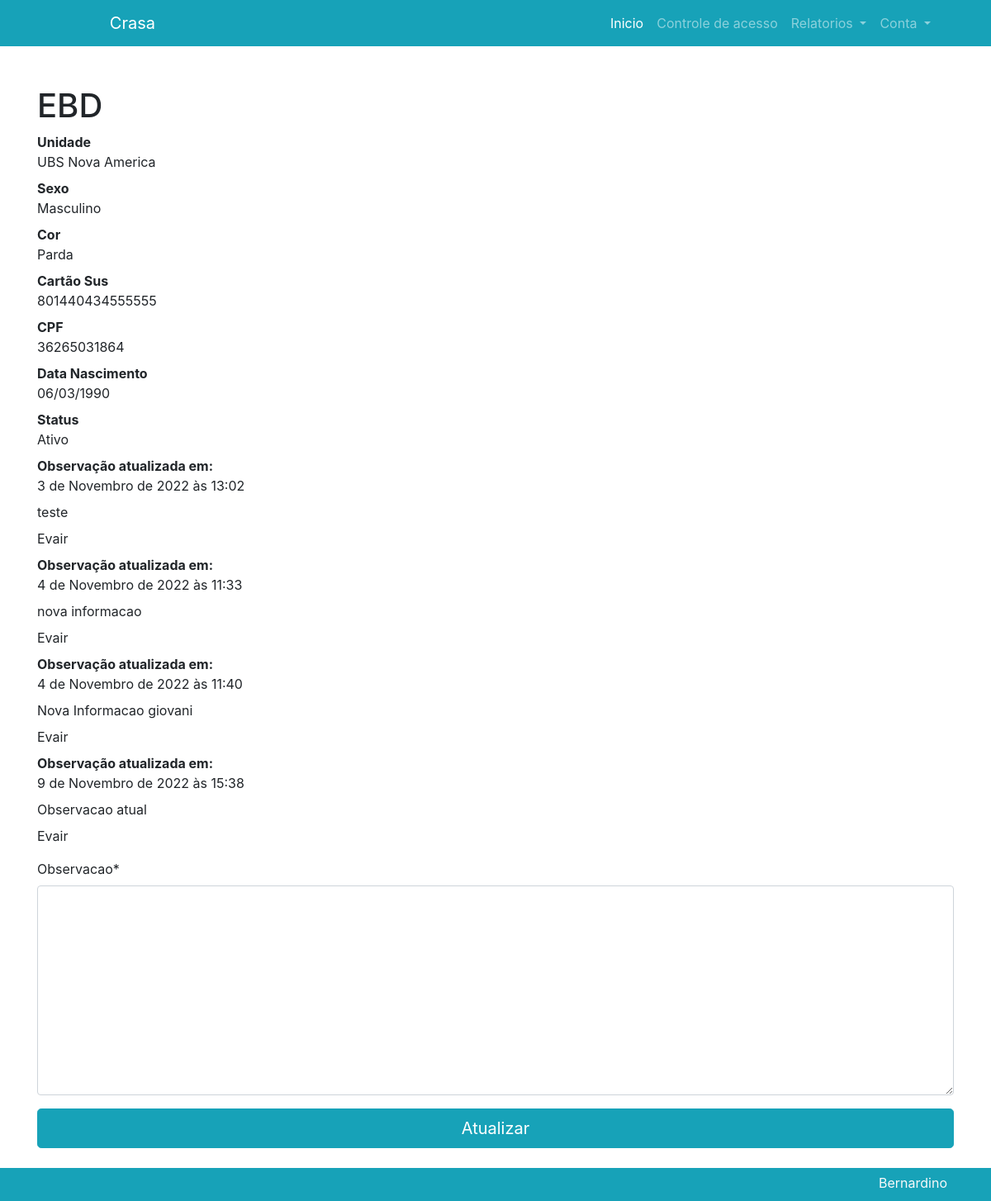
Screenshot of /detal/15 (signed in) with the database file from the repository.
### usuario/models.py (models this page shows, shortened)
class Formulario(models.Model):
    prefeitura = models.ForeignKey(Prefeitura, on_delete=models.SET_NULL, null=True)
    supervisao = models.ForeignKey(Supervisao, on_delete=models.SET_NULL, null=True)
    unidade = models.ForeignKey(Unidade, on_delete=models.SET_NULL, null=True)
    iniciais = models.CharField(max_length=40, null=True)
    sexo = models.CharField(max_length=10, default=None, choices= (('Feminino', 'feminino'),('Masculino', 'masculino'),))
    Color = (
        ('Branca', 'branca'),
        ('Parda', 'parda'),
        ('Preta', 'preta'),
        ('Amarela', 'amarela'),
        ('Indigena', 'indigena'),
    )
    cor = models.CharField(max_length=10, default=None, choices=Color)
    cns = models.CharField(max_length=15, null=True)
    cpf = models.CharField(max_length=11,null=True)
    ni = models.BooleanField(default=False, verbose_name='Data Nascimento não Informada')
    dnasc = models.DateField(blank=True,null=True)
    Endereco = (
        ('Rua', 'rua'),
        ('Estrada', 'est'),
        ('Avenida', 'av'),
    )
    log =  models.CharField(max_length=10,default=None, choices=Endereco)
    end = models.CharField(max_length=255)
    numero = models.PositiveIntegerField(default=0)
    complemento = models.CharField(max_length=80, null=True)
    cep = models.CharField(max_length=9, null=True)
    responsavel = models.CharField(max_length=55, null=True)
    tipo = models.CharField(max_length=10, default='materiais', choices= (('Materiais', 'materiais'),('Animais', 'animais'),('Ambos', 'ambos')))
    dtinicio = models.DateField(blank=True,null=True)
    situacao = models.CharField(max_length=10, default='ativo', choices= (('Ativo', 'ativo'),('Inativo', 'inativo')))
    caps = models.BooleanField(default=False, verbose_name='CAPS AD')
    caps_a = models.BooleanField(default=False, verbose_name='CAPS ADULTO')
    caps_i = models.BooleanField(default=False, verbose_name='CAPS IJ')
    cer = models.BooleanField(default=False, verbose_name='CER')
    nir = models.BooleanField(default=False, verbose_name='NIR')
    ubs = models.BooleanField(default=False, verbose_name='UBS')
    ursi = models.BooleanField(default=False, verbose_name='URSI')
    sad = models.BooleanField(default=False, verbose_name='SAD')
    emad = models.BooleanField(default=False, verbose_name='EMAD')
    pai = models.BooleanField(default=False, verbose_name='PAI')
    pavs = models.BooleanField(default=False, verbose_name='PAVS')
    esf_c = models.BooleanField(default=False, verbose_name='ESF-CNR')
    esf = models.BooleanField(default=False, verbose_name='ESF')
    nasf = models.BooleanField(default=False, verbose_name='NASF')
    uvis = models.BooleanField(default=False, verbose_name='UVIS')
    dvz = models.BooleanField(default=False, verbose_name='DVZ')
    cras = models.BooleanField(default=False, verbose_name='CRAS')
    creas = models.BooleanField(default=False, verbose_name='CREAS')
    sasf = models.BooleanField(default=False, verbose_name='SASF')
    cd_d = models.BooleanField(default=False, verbose_name='CD - Centro Dia')
    npj = models.BooleanField(default=False, verbose_name='NPJ')
    nci = models.BooleanField(default=False, verbose_name='NCI')
    mp_idoso = models.BooleanField(default=False, verbose_name='MP-PJDH-Idoso')
    mp_is = models.BooleanField(default=False, verbose_name='MP-PJDH-IS')
    mp_pd = models.BooleanField(default=False, verbose_name='MP-PJDH-PD')
    mp_sp = models.BooleanField(default=False, verbose_name='MP-PJDH-SP')
    mp_gecap = models.BooleanField(default=False, verbose_name='MP–GECAP')

class Observacao(models.Model):
    observacao = models.TextField()
    formulario_observacao = models.ForeignKey(Formulario, on_delete=models.CASCADE)
    data_observacao = models.DateTimeField(default=timezone.now)
    usuario_observacao = models.ForeignKey(User, on_delete=models.DO_NOTHING)

### unidade/models.py (models this page shows)
class Unidade(models.Model):
    nome = models.CharField(max_length=80, null=True)
    supervisao = models.ForeignKey('Supervisao', on_delete=models.SET_NULL, null=True)
    def __str__(self):
        return self.nome

### usuario/views.py (the view)
# urls.py: path('detal/<int:contato_id>', views.ver_contato, name="detalhes"),
def ver_contato(request, contato_id):
    contexto = {
        'contato': models.Formulario.objects.get(id=contato_id),
        'observacao': models.Observacao.objects.filter(formulario_observacao_id=contato_id),
        'observacaoform': forms.ObservacaoForm(data=request.POST or None),
        }
    observacaoform = contexto['observacaoform']
    contato = contexto['contato']
    usuario = get_object_or_404(User, username=request.user.username)
    if request.method == 'POST':
        observacao = observacaoform.save(commit=False)
        observacao.formulario_observacao = contato
        observacao.usuario_observacao = usuario
        observacao.save()
    return render(request, 'formulario/detalhes.html', contexto)

### usuario/forms.py
class ObservacaoForm(forms.ModelForm):
  class Meta:
    model = models.Observacao
    fields = ('observacao',)

### usuario/templates/formulario/detalhes.html (shortened to what this page needs)
{% extends 'base.html' %}
{% load crispy_forms_tags %}
{% block content %}
    <div class="container">
        <div class="row">
          <div class="col-lg-12">
            <h1 class="mt-5">{{contato.iniciais}}</h1>
            <dl>
              <dt>Unidade</dt>
              <dd>{{contato.unidade}}</dd>
              <dt>Sexo</dt>
              <dd>{{contato.sexo}}</dd>
              <dt>Cor</dt>
              <dd>{{contato.cor}}</dd>
              <dt>Cartão Sus</dt>
              <dd>{{contato.cns}}</dd>
              <dt>CPF</dt>
              <dd>{{contato.cpf}}</dd>
              <dt>Data Nascimento</dt>
              <dd>{{contato.dnasc|date:'d/m/Y'}}</dd>
              <dt>Status</dt>
              <dd>{{contato.situacao}}</dd>
              {% for p in observacao %}
                <dt>Observação atualizada em: </dt>
                <dd>{{p.data_observacao}}</dd>
                <dd>{{p.observacao}}</dd>
                <dd>{{p.usuario_observacao.first_name}} {{observacao.usuario_observacao.last_name}} </dd>
              {% endfor %}
            </dl>
            <form action="" method="POST">
            {{ observacaoform|crispy }}
            <div class="row">
              <div class="col mb-4">
                  <button type="submit" class='btn btn-primary btn-block btn-lg'>Atualizar</button>
              </div>
            </div>
          </form>
          </div>
        </div>
      </div>
{% endblock %}

### static/assets/custom/css/rest.css (style rules this page uses)
html, body, div, span, applet, object, iframe, h1, h2, h3, h4, h5, h6, p, blockquote, pre, a, abbr, acronym, address, big, cite, code, del, dfn, em, img, ins, kbd, q, s, samp, small, strike, strong, sub, sup, tt, var, b, u, i, center, dl, dt, dd, ol, ul, li, fieldset, form, label, legend, table, caption, tbody, tfoot, thead, tr, th, td, article, aside, canvas, details, embed, figure, figcaption, footer, header, hgroup, menu, nav, output, ruby, section, summary, time, mark, audio, video { margin: 0; padding: 0; border: 0; font-size: 100%; font: inherit; vertical-align: baseline; }
body { line-height: 1; }

### static/assets/custom/css/style.css (style rules this page uses)
.form-group textarea { width: 100%; }

### rows the page displays
Formulario: iniciais "EBD", unidade "UBS Nova America", sexo "Masculino", cor "Parda", cns "801440434555555", cpf "36265031864", dnasc "06/03/1990", situacao "Ativo"
Observacao: data_observacao "3 de Novembro de 2022 às 13:02", observacao "teste", usuario_observacao.first_name "Evair"
Observacao: data_observacao "4 de Novembro de 2022 às 11:33", observacao "nova informacao", usuario_observacao.first_name "Evair"
Observacao: data_observacao "4 de Novembro de 2022 às 11:40", observacao "Nova Informacao giovani", usuario_observacao.first_name "Evair"
Observacao: data_observacao "9 de Novembro de 2022 às 15:38", observacao "Observacao atual", usuario_observacao.first_name "Evair"
